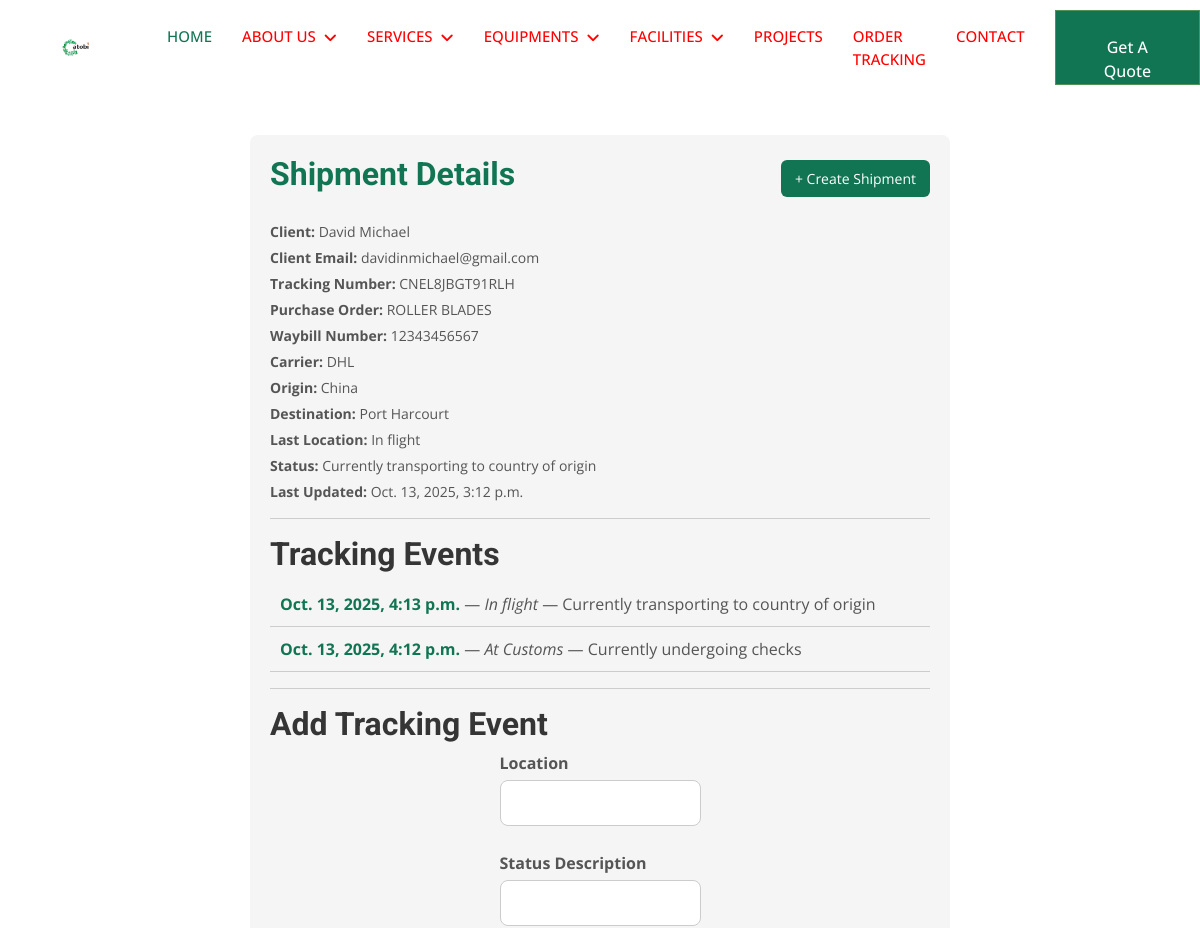
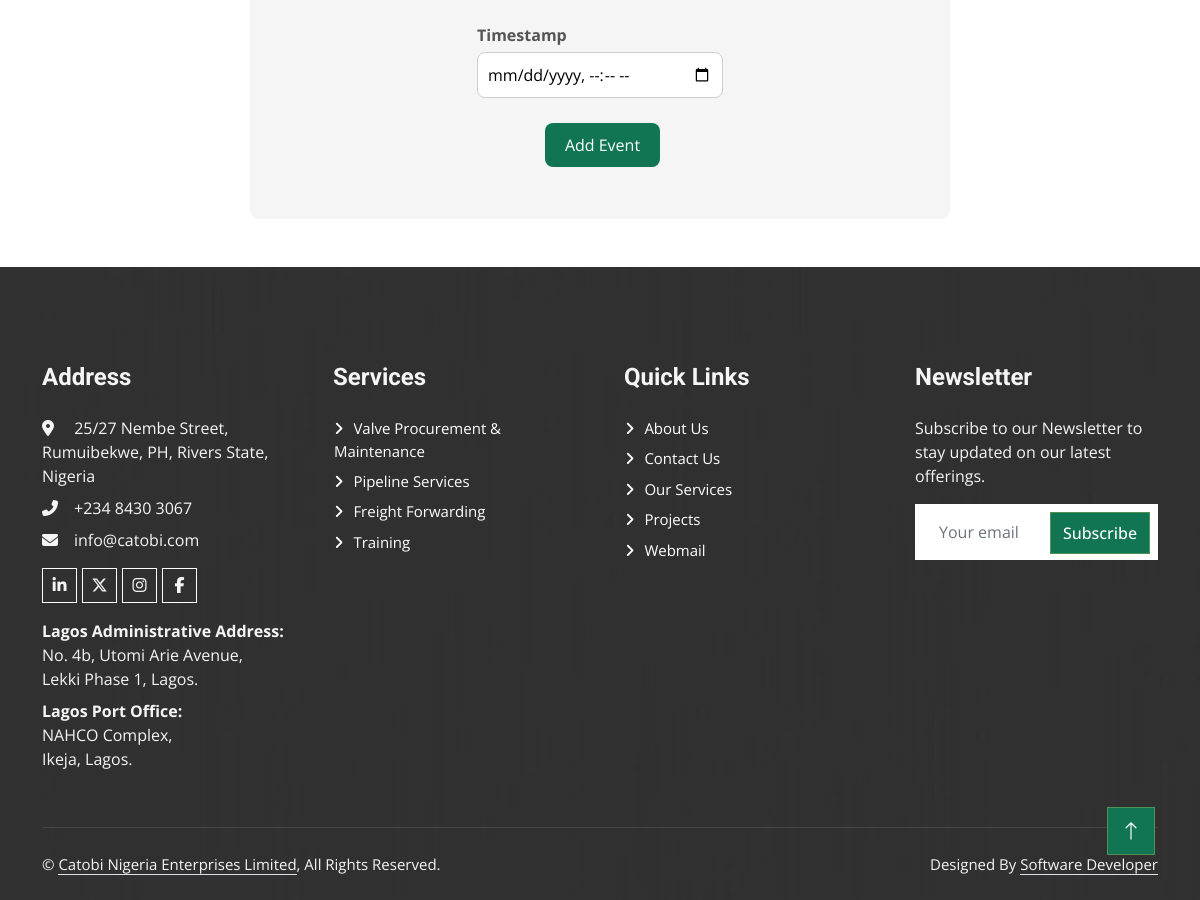
The app's page /freight/admin-freight/shipment-details/2/ (signed in) with its own data (2 pictures, top to bottom).
### freight/models.py (models this page shows, shortened)
class Shipment(models.Model):
    client = models.CharField(max_length=100, null=True, blank=True)
    client_email = models.EmailField(null=True, blank=True)
    tracking_number = models.CharField(max_length=50, unique=True)
    purchase_order = models.CharField(max_length=50, unique=True)
    waybill_number = models.CharField(max_length=50, unique=True)
    carrier = models.CharField(max_length=50, null=True, blank=True)
    origin = models.CharField(max_length=100, blank=True, null=True)
    destination = models.CharField(max_length=100, blank=True, null=True)
    status = models.CharField(
        max_length=100, blank=True, null=True
    )  # e.g., "In Transit", "Delivered"
    last_location = models.CharField(max_length=100, blank=True, null=True)
    estimated_delivery = models.DateField(blank=True, null=True)
    last_updated = models.DateTimeField(auto_now=True)
    created_at = models.DateTimeField(auto_now_add=True)
    class Meta:
        ordering = ["-created_at"]

class TrackingEvent(models.Model):
    shipment = models.ForeignKey(
        Shipment, on_delete=models.CASCADE, related_name="events"
    )
    location = models.CharField(max_length=100)
    status_description = models.CharField(max_length=255)  # e.g., "Arrived at facility"
    timestamp = models.DateTimeField()
    class Meta:
        ordering = ["-timestamp"]

### freight/views.py (the view)
def shipment_detail(request, pk):
    if not request.user.is_authenticated:
        messages.error(request, "Only accessible to Admins.")
        return redirect("login")
    shipment = get_object_or_404(Shipment, pk=pk)
    events = shipment.events.all()  # Because of related_name="events"
    if request.method == "POST":
        form = TrackingEventForm(request.POST)
        if form.is_valid():
            event = form.save(commit=False)
            event.shipment = shipment
            event.save()
            shipment.last_location = event.location
            shipment.status = event.status_description
            shipment.save()
            email = shipment.client_email
            print(f"Email: {email}")
            context = {
                "client_email": email,
                "shipment": shipment,
                "url": f"{BASE_URL}/freight/track-courier/?tracking_number={shipment.tracking_number}",
            }
            template = render_to_string("freight/shipment_update.html", context)
            send_email(email, "Catobi Freight: Shipment Update", template)
            return redirect("shipment_details", pk=shipment.pk)
    else:
        form = TrackingEventForm()
    return render(
        request,
        "freight/shipment_detail.html",
        {
            "shipment": shipment,
            "events": events,
            "form": form,
        },
    )

### freight/forms.py (shortened to what this page needs)
class TrackingEventForm(forms.ModelForm):
    class Meta:
        model = TrackingEvent
        fields = ["location", "status_description", "timestamp"]

### freight/templates/freight/shipment_detail.html (shortened to what this page needs)
{% extends 'base.html' %} {% block content %}
<div class="shipment-detail-container">
  <div class="shipments-header">
    <h2 class="shipments-title">Shipment Details</h2>
    <a href="{% url 'create_shipment' %}" class="shipments-create-btn"
      >+ Create Shipment</a
    >
  </div>
  <div class="shipment-info">
    <p><strong>Client:</strong> {{ shipment.client }}</p>
    <p><strong>Client Email:</strong> {{ shipment.client_email }}</p>
    <p><strong>Tracking Number:</strong> {{ shipment.tracking_number }}</p>
    <p><strong>Purchase Order:</strong> {{ shipment.purchase_order }}</p>
    <p><strong>Waybill Number:</strong> {{ shipment.waybill_number }}</p>
    <p><strong>Carrier:</strong> {{ shipment.carrier }}</p>
    <p><strong>Origin:</strong> {{ shipment.origin }}</p>
    <p><strong>Destination:</strong> {{ shipment.destination }}</p>
    <p><strong>Last Location:</strong> {{ shipment.last_location }}</p>
    <p><strong>Status:</strong> {{ shipment.status }}</p>
    <p><strong>Last Updated:</strong> {{ shipment.last_updated }}</p>
  </div>
  <hr />
  <h2>Tracking Events</h2>
  {% if events %}
  <ul class="tracking-event-list">
    {% for event in events %}
    <li>
      <span class="event-time">{{ event.timestamp }}</span> —
      <span class="event-location">{{ event.location }}</span> —
      <span class="event-status">{{ event.status_description }}</span>
    </li>
    {% endfor %}
  </ul>
  {% else %}
  <p>No tracking events yet.</p>
  {% endif %}
  <hr />
  <h2>Add Tracking Event</h2>
  <form
    action="{% url 'shipment_details' shipment.id %}"
    method="POST"
    class="tracking-form"
  >
    <div class="form-group">
      <label for="location">Location</label>
      <input type="text" name="location" id="location" required />
    </div>
    <div class="form-group">
      <label for="status_description">Status Description</label>
      <input
        type="text"
        name="status_description"
        id="status_description"
        required
      />
    </div>
    <div class="form-group">
      <label for="timestamp">Timestamp</label>
      <input type="datetime-local" name="timestamp" id="timestamp" required />
    </div>
    <button type="submit" class="btn-primary">Add Event</button>
  </form>
</div>
{% endblock %}

### static/css/style.css (style rules this page uses)
:root { --primary: #117554; --light: #f5f5f5; --dark: #ff0000; }
.shipments-header { display: flex; justify-content: space-between; align-items: center; margin-bottom: 20px; }
.shipments-title { color: var(--primary); }
.shipments-create-btn { background: var(--primary); color: white; padding: 8px 14px; border-radius: 6px; text-decoration: none; font-size: 14px; }
.shipment-detail-container { background-color: var(--light); padding: 20px; border-radius: 8px; max-width: 700px; margin: 40px auto; }
.shipment-info p { margin: 5px 0; font-size: 14px; }
.tracking-event-list { list-style: none; padding: 0; }
.tracking-event-list li { padding: 10px; border-bottom: 1px solid #ccc; }
.tracking-event-list .event-time { font-weight: bold; color: var(--primary); }
.tracking-event-list .event-location { font-style: italic; }
.tracking-form .form-group { margin-bottom: 15px; }
.tracking-form label { display: block; font-weight: bold; margin-bottom: 5px; }
.tracking-form input { width: 100%; padding: 8px; border: 1px solid #ccc; border-radius: 5px; }
.tracking-form { display: flex; align-items: center; flex-direction: column; margin-bottom: 2rem; gap: 0.5rem; }
.tracking-form input { flex: 1; padding: 0.6rem; border: 2px solid var(--primary); border-radius: 5px; }
.tracking-form button { background-color: var(--primary); color: white; padding: 0.6rem 1rem; border: none; border-radius: 5px; cursor: pointer; white-space: nowrap; margin-left: 5px; }
.tracking-form { display: flex; justify-content: center; gap: 10px; }
.tracking-form input { flex: 1; padding: 10px; border: 1px solid #ccc; border-radius: 8px; }
.tracking-form button { padding: 10px 20px; background-color: var(--primary); color: white; border: none; border-radius: 8px; cursor: pointer; white-space: nowrap; }

### records on screen
Shipment: client "David Michael", client_email "davidinmichael@gmail.com", tracking_number "CNEL8JBGT91RLH", purchase_order "ROLLER BLADES", waybill_number "12343456567", carrier "DHL", origin "China", destination "Port Harcourt", last_location "In flight", status "Currently transporting to country of origin", last_updated "Oct. 13, 2025, 3:12 p.m."
TrackingEvent: timestamp "Oct. 13, 2025, 4:13 p.m.", location "In flight", status_description "Currently transporting to country of origin"
TrackingEvent: timestamp "Oct. 13, 2025, 4:12 p.m.", location "At Customs", status_description "Currently undergoing checks"
